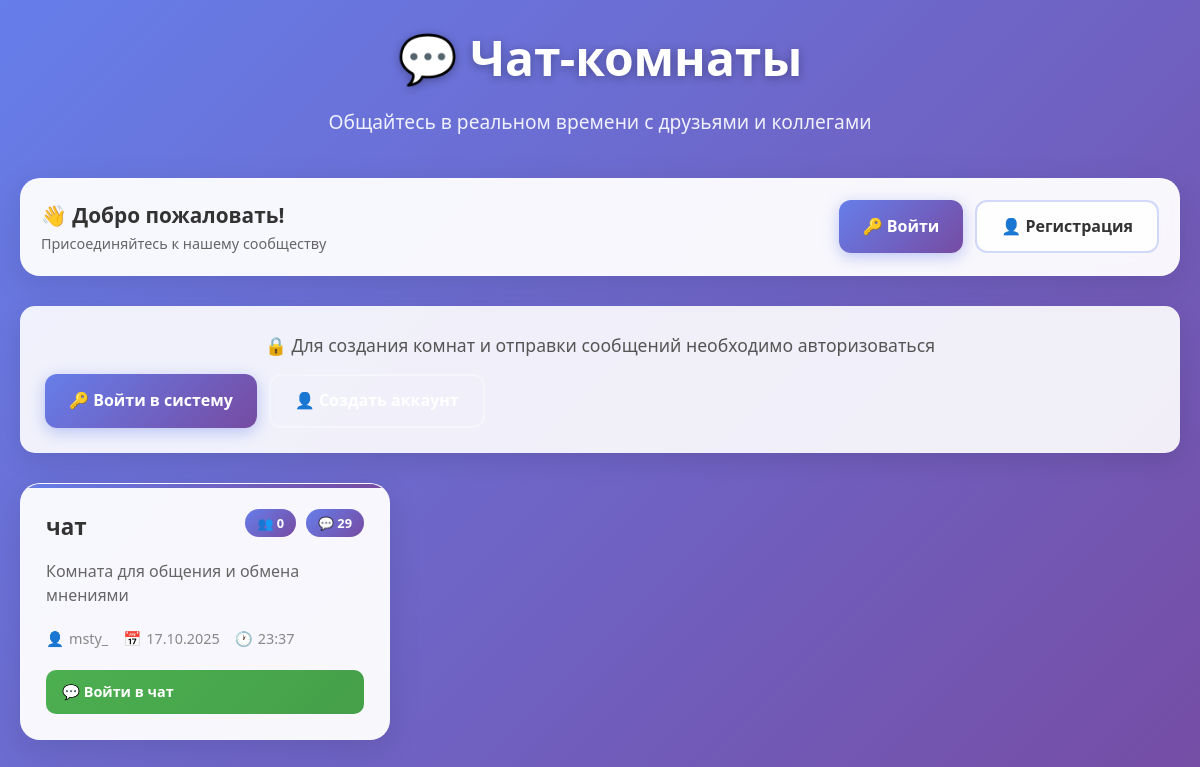
The page / on the database its author committed.
### chat/models.py (models this page shows, shortened)
class ChatRoom(models.Model):
    name = models.CharField(max_length=100)
    description = models.TextField(blank=True)
    created_by = models.ForeignKey(User, on_delete=models.CASCADE, related_name='created_rooms')
    created_at = models.DateTimeField(auto_now_add=True)
    is_private = models.BooleanField(default=False)
    class Meta:
        ordering = ['-created_at']

### chat/views.py (the view)
# urls.py: path('', views.home, name='home'),
def home(request):
    rooms = ChatRoom.objects.all()
    return render(request, 'chat/index.html', {
        'rooms': rooms,
    })

### chat/templates/chat/index.html (shortened to what this page needs)
<!DOCTYPE html>
<html lang="ru">
<head>
</head>
<body>
    <div class="container">
        <div class="header">
            <h1>💬 Чат-комнаты</h1>
            <p>Общайтесь в реальном времени с друзьями и коллегами</p>
        </div>
        <div class="user-menu">
            <div class="user-menu-content">
                {% if user.is_authenticated %}
                    <div class="user-info">
                        <div class="user-avatar">
                            {{ user.username|first|upper }}
                        </div>
                        <div class="user-details">
                            <h3>👋 Привет, {{ user.username }}!</h3>
                            <p>{{ user.email|default:"Добро пожаловать в чат" }}</p>
                        </div>
                    </div>
                    <div class="auth-buttons">
                        <a href="{% url 'logout' %}" class="btn btn-secondary">
                            🚪 Выйти
                        </a>
                    </div>
                {% else %}
                    <div class="user-info">
                        <div class="user-details">
                            <h3>👋 Добро пожаловать!</h3>
                            <p>Присоединяйтесь к нашему сообществу</p>
                        </div>
                    </div>
                    <div class="auth-buttons">
                        <a href="{% url 'login' %}" class="btn btn-primary">
                            🔑 Войти
                        </a>
                        <a href="{% url 'register' %}" class="btn btn-secondary">
                            👤 Регистрация
                        </a>
                    </div>
                {% endif %}
            </div>
        </div>
        {% if user.is_authenticated %}
            <div class="create-room-section">
                <a href="{% url 'create_room' %}" class="btn create-room-btn">
                    🚀 Создать новую комнату
                </a>
            </div>
        {% else %}
            <div class="guest-notice">
                <p>🔒 Для создания комнат и отправки сообщений необходимо авторизоваться</p>
                <div class="auth-buttons">
                    <a href="{% url 'login' %}" class="btn btn-primary">
                        🔑 Войти в систему
                    </a>
                    <a href="{% url 'register' %}" class="btn btn-outline">
                        👤 Создать аккаунт
                    </a>
                </div>
            </div>
        {% endif %}
        {% if rooms %}
            <div class="rooms-grid">
                {% for room in rooms %}
                    <div class="room-card">
                        <div class="room-header">
                            <a href="{% url 'room_detail' room.id %}" class="room-title">
                                {{ room.name }}
                            </a>
                            <div class="room-stats">
                                <span class="stat-badge">👥 {{ room.members.count }}</span>
                                <span class="stat-badge">💬 {{ room.messages.count }}</span>
                            </div>
                        </div>
                        <p class="room-description">
                            {{ room.description|default:"Комната для общения и обмена мнениями" }}
                        </p>
                        <div class="room-meta">
                            <div class="meta-item">
                                <span>👤</span>
                                <span>{{ room.created_by.username }}</span>
                            </div>
                            <div class="meta-item">
                                <span>📅</span>
                                <span>{{ room.created_at|date:"d.m.Y" }}</span>
                            </div>
                            <div class="meta-item">
                                <span>🕐</span>
                                <span>{{ room.created_at|date:"H:i" }}</span>
                            </div>
                        </div>
                        <div class="room-actions">
                            <a href="{% url 'room_detail' room.id %}" class="btn btn-sm btn-chat">
                                💬 Войти в чат
                            </a>
                        </div>
                    </div>
                {% endfor %}
            </div>
        {% endif %}
    </div>
</body>
</html>

### chat/templates/chat/index.html (style rules this page uses)
* { margin: 0; padding: 0; box-sizing: border-box; }
body { font-family: 'Segoe UI', system-ui, -apple-system, sans-serif; background: linear-gradient(135deg, #667eea 0%, #764ba2 100%); min-height: 100vh; color: #333; line-height: 1.6; }
.container { max-width: 1200px; margin: 0 auto; padding: 20px; }
.header { text-align: center; margin-bottom: 40px; color: white; }
.header h1 { font-size: 3rem; font-weight: 700; margin-bottom: 10px; text-shadow: 0 2px 10px rgba(0,0,0,0.3); }
.header p { font-size: 1.2rem; opacity: 0.9; font-weight: 300; }
.user-menu { background: rgba(255, 255, 255, 0.95); backdrop-filter: blur(10px); border-radius: 20px; padding: 20px; margin-bottom: 30px; box-shadow: 0 8px 32px rgba(0, 0, 0, 0.1); border: 1px solid rgba(255, 255, 255, 0.2); }
.user-menu-content { display: flex; justify-content: space-between; align-items: center; }
.user-info { display: flex; align-items: center; gap: 15px; }
.user-details h3 { margin: 0; color: #333; font-size: 1.3rem; }
.user-details p { margin: 0; color: #666; font-size: 0.9rem; }
.auth-buttons { display: flex; gap: 12px; }
.btn { padding: 12px 24px; border: none; border-radius: 12px; font-size: 1rem; font-weight: 600; cursor: pointer; text-decoration: none; text-align: center; transition: all 0.3s ease; display: inline-flex; align-items: center; gap: 8px; }
.btn-primary { background: linear-gradient(135deg, #667eea 0%, #764ba2 100%); color: white; box-shadow: 0 4px 15px rgba(102, 126, 234, 0.4); }
.btn-secondary { background: rgba(255, 255, 255, 0.9); color: #333; border: 2px solid rgba(102, 126, 234, 0.3); }
.btn-outline { background: transparent; color: white; border: 2px solid rgba(255, 255, 255, 0.3); }
.guest-notice { background: rgba(255, 255, 255, 0.9); border-radius: 15px; padding: 25px; text-align: center; margin-bottom: 30px; box-shadow: 0 8px 25px rgba(0, 0, 0, 0.1); }
.guest-notice p { font-size: 1.1rem; color: #555; margin-bottom: 15px; }
.rooms-grid { display: grid; grid-template-columns: repeat(auto-fill, minmax(350px, 1fr)); gap: 25px; margin-bottom: 40px; }
.room-card { background: rgba(255, 255, 255, 0.95); backdrop-filter: blur(10px); border-radius: 20px; padding: 25px; box-shadow: 0 8px 32px rgba(0, 0, 0, 0.1); border: 1px solid rgba(255, 255, 255, 0.2); transition: all 0.3s ease; position: relative; overflow: hidden; }
.room-card::before { content: ''; position: absolute; top: 0; left: 0; right: 0; height: 4px; background: linear-gradient(135deg, #667eea 0%, #764ba2 100%); }
.room-header { display: flex; justify-content: space-between; align-items: flex-start; margin-bottom: 15px; }
.room-title { font-size: 1.4rem; font-weight: 700; color: #333; text-decoration: none; flex: 1; }
.room-stats { display: flex; gap: 10px; margin-left: 15px; }
.stat-badge { background: linear-gradient(135deg, #667eea 0%, #764ba2 100%); color: white; padding: 4px 12px; border-radius: 20px; font-size: 0.8rem; font-weight: 600; white-space: nowrap; }
.room-description { color: #666; margin-bottom: 20px; line-height: 1.5; }
.room-meta { display: flex; flex-wrap: wrap; gap: 15px; margin-bottom: 20px; font-size: 0.9rem; color: #888; }
.meta-item { display: flex; align-items: center; gap: 5px; }
.room-actions { display: flex; gap: 10px; }
.btn-sm { padding: 10px 16px; font-size: 0.9rem; border-radius: 10px; flex: 1; }
.btn-chat { background: linear-gradient(135deg, #4CAF50 0%, #45a049 100%); color: white; }

### rows shown on the page
ChatRoom: name "чат", members.count "0", messages.count "29", description "Комната для общения и обмена мнениями", created_by.username "msty_", created_at "17.10.2025", created_at "23:37"
